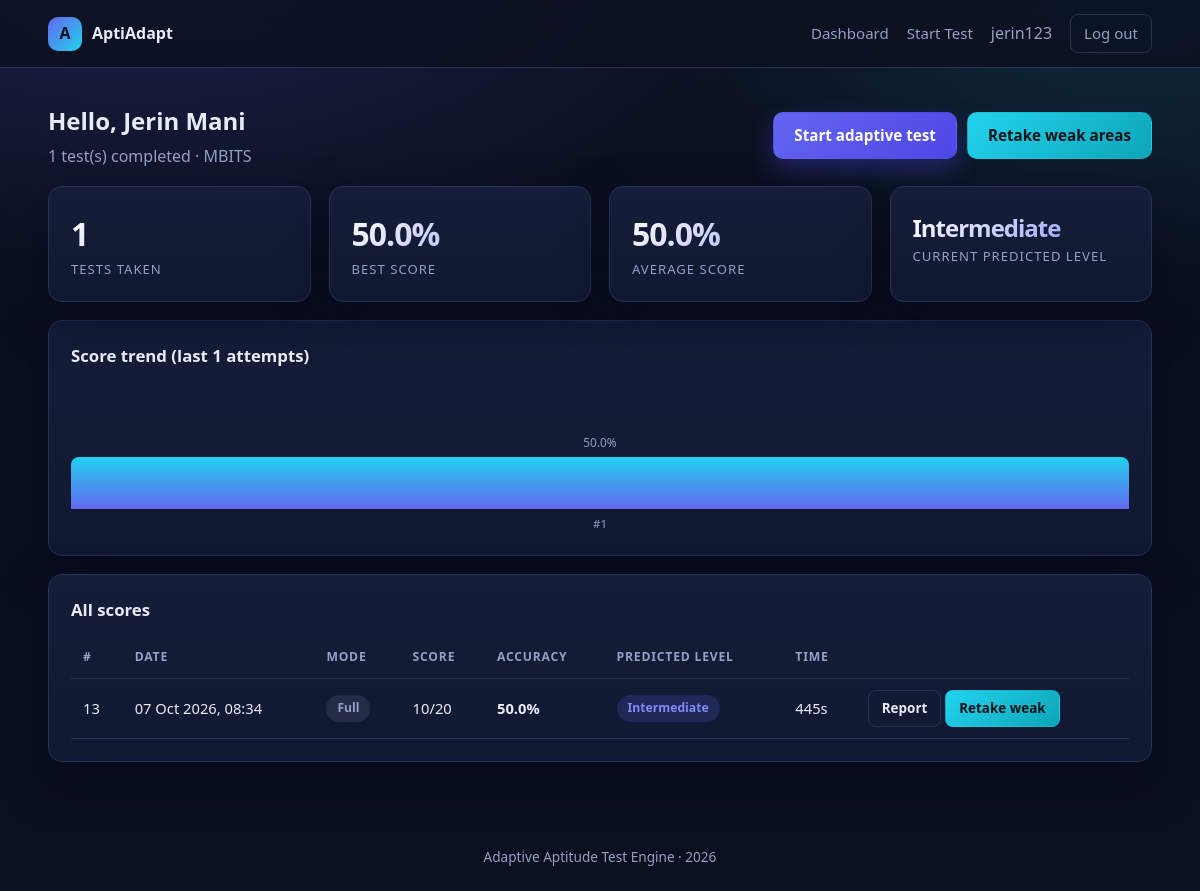
/dashboard (signed in), run on the app's committed database.
### models.py (models this page shows, shortened)
class User(db.Model):
    __tablename__ = "users"
    id = db.Column(db.Integer, primary_key=True)
    username = db.Column(db.String(64), unique=True, nullable=False)
    email = db.Column(db.String(120), unique=True, nullable=False)
    full_name = db.Column(db.String(120))
    college = db.Column(db.String(160))
    password_hash = db.Column(db.String(255), nullable=False)
    is_admin = db.Column(db.Boolean, default=False, nullable=False)
    created_at = db.Column(db.DateTime, default=datetime.utcnow)
    attempts = db.relationship("TestAttempt", backref="user", lazy=True,
                               cascade="all, delete-orphan")
    @property
    def completed_attempts(self):
        return [a for a in self.attempts if a.completed]
    @property
    def best_score(self):
        return max((a.percentage for a in self.completed_attempts), default=0.0)
    @property
    def avg_score(self):
        done = self.completed_attempts
        return round(sum(a.percentage for a in done) / len(done), 2) if done else 0.0

class TestAttempt(db.Model):
    __tablename__ = "test_attempts"
    id = db.Column(db.Integer, primary_key=True)
    user_id = db.Column(db.Integer, db.ForeignKey("users.id"), nullable=False, index=True)
    mode = db.Column(db.String(20), default="full")        # full | retake
    focus_topics = db.Column(db.String(255))               # comma separated, retake mode
    total_questions = db.Column(db.Integer, default=0)
    correct_answers = db.Column(db.Integer, default=0)
    percentage = db.Column(db.Float, default=0.0)
    predicted_level = db.Column(db.String(20))
    level_confidence = db.Column(db.Float)
    time_taken = db.Column(db.Integer, default=0)          # seconds
    completed = db.Column(db.Boolean, default=False)
    started_at = db.Column(db.DateTime, default=india_time)
    finished_at = db.Column(db.DateTime)
    answers = db.relationship("Answer", backref="attempt", lazy=True,
                              cascade="all, delete-orphan", order_by="Answer.sequence")
    def topic_breakdown(self):
        stats = {}
        for a in self.answers:
            s = stats.setdefault(a.topic, {"total": 0, "correct": 0})
            s["total"] += 1
            s["correct"] += 1 if a.is_correct else 0
        for s in stats.values():
            s["accuracy"] = round(s["correct"] * 100 / s["total"], 2) if s["total"] else 0.0
        return stats
    def weak_topics(self, threshold=60.0):
        return [t for t, s in self.topic_breakdown().items() if s["accuracy"] < threshold]

### app.py (the view)
@app.route("/dashboard")
@login_required
def dashboard():
    u = current_user()
    if u.is_admin:
        return redirect(url_for("admin_dashboard"))
    attempts = sorted(u.completed_attempts, key=lambda a: a.finished_at or a.started_at, reverse=True)
    topic_totals = aggregate_topics(attempts)
    weak = sorted([t for t, d in topic_totals.items()
                   if d["accuracy"] < app.config["WEAK_TOPIC_THRESHOLD"]],
                  key=lambda t: topic_totals[t]["accuracy"])
    trend = [{"label": f"#{i + 1}", "value": a.percentage}
             for i, a in enumerate(reversed(attempts))][-10:]
    return render_template("dashboard.html", attempts=attempts, topic_totals=topic_totals,
                           weak=weak, trend=trend, latest=attempts[0] if attempts else None)

### app.py (called while the page is built)
def india_time():
    return datetime.now(ZoneInfo("Asia/Kolkata")).replace(tzinfo=None)

def current_user():
    uid = session.get("user_id")
    return db.session.get(User, uid) if uid else None

def login_required(view):
    @wraps(view)
    def wrapper(*a, **kw):
        if not current_user():
            flash("Please log in to continue.", "warning")
            return redirect(url_for("login"))
        return view(*a, **kw)
    return wrapper

def aggregate_topics(attempts):
    totals = {}
    for a in attempts:
        for t, s in a.topic_breakdown().items():
            d = totals.setdefault(t, {"total": 0, "correct": 0})
            d["total"] += s["total"]
            d["correct"] += s["correct"]
    for d in totals.values():
        d["accuracy"] = round(d["correct"] * 100 / d["total"], 2) if d["total"] else 0.0
    return totals

@app.context_processor
def inject_globals():
    return {"user": current_user(), "year": india_time().year}

### templates/dashboard.html (shortened to what this page needs)
{% extends "base.html" %}
{% block body %}
<section class="page container">
  <div class="row-between mb">
    <div>
      <h1 style="margin:0">Hello, {{ user.full_name or user.username }}</h1>
      <p class="muted" style="margin:4px 0 0">{{ attempts|length }} test(s) completed{% if user.college %} &middot; {{ user.college }}{% endif %}</p>
    </div>
    <div style="display:flex;gap:10px;flex-wrap:wrap">
      <a class="btn btn-primary" href="{{ url_for('test_start') }}">Start adaptive test</a>
      {% if latest and weak %}<a class="btn btn-accent" href="{{ url_for('test_retake', attempt_id=latest.id) }}">Retake weak areas</a>{% endif %}
    </div>
  </div>
  <div class="grid grid-4 mb">
    <div class="card"><div class="stat-value">{{ attempts|length }}</div><div class="stat-label">Tests taken</div></div>
    <div class="card"><div class="stat-value">{{ user.best_score }}%</div><div class="stat-label">Best score</div></div>
    <div class="card"><div class="stat-value">{{ user.avg_score }}%</div><div class="stat-label">Average score</div></div>
    <div class="card"><div class="stat-value" style="font-size:1.5rem">{{ latest.predicted_level if latest else '--' }}</div><div class="stat-label">Current predicted level</div></div>
  </div>
  {% if not attempts %}
    <div class="card empty">
      <p>You haven't taken a test yet. Your first attempt builds your topic profile.</p>
      <a class="btn btn-primary" href="{{ url_for('test_start') }}">Take your first test</a>
    </div>
  {% else %}
    <div class="card">
      <h3 class="card-title">Score trend (last {{ trend|length }} attempts)</h3>
      <div class="trend">
        {% for t in trend %}
          <div class="trend-col">
            <span class="muted" style="font-size:.74rem">{{ t.value }}%</span>
            <div class="trend-bar" style="height: {{ (t.value * 1.05)|round(0, 'floor') }}px"></div>
            <span class="trend-label">{{ t.label }}</span>
          </div>
        {% endfor %}
      </div>
    </div>
  <div class="card mt">
    <h3 class="card-title">All scores</h3>
    <div class="table-wrap">
      <table>
        <thead><tr><th>#</th><th>Date</th><th>Mode</th><th>Score</th><th>Accuracy</th><th>Predicted level</th><th>Time</th><th></th></tr></thead>
        <tbody>
        {% for a in attempts %}
          <tr>
            <td>{{ a.id }}</td>
            <td>{{ (a.finished_at or a.started_at).strftime('%d %b %Y, %H:%M') }}</td>
            <td>{% if a.mode == 'retake' %}<span class="badge badge-medium">Retake</span><div class="muted" style="font-size:.74rem">{{ a.focus_topics }}</div>{% else %}<span class="badge badge-muted">Full</span>{% endif %}</td>
            <td>{{ a.correct_answers }}/{{ a.total_questions }}</td>
            <td><b>{{ a.percentage }}%</b></td>
            <td><span class="badge badge-{{ (a.predicted_level or 'muted')|lower }}">{{ a.predicted_level or '-' }}</span></td>
            <td>{{ a.time_taken }}s</td>
            <td style="white-space:nowrap">
              <a class="btn btn-ghost btn-sm" href="{{ url_for('report', attempt_id=a.id) }}">Report</a>
              {% if a.weak_topics() %}<a class="btn btn-accent btn-sm" href="{{ url_for('test_retake', attempt_id=a.id) }}">Retake weak</a>{% endif %}
            </td>
          </tr>
        {% endfor %}
        </tbody>
      </table>
    </div>
  </div>
  {% endif %}
</section>
{% endblock %}

### templates/base.html (shortened to what this page needs)
<!doctype html>
<html lang="en">
<head>
  <link rel="stylesheet" href="{{ url_for('static', filename='css/style.css') }}">
</head>
<body>
<nav class="nav">
  <div class="container nav-inner">
    <a class="brand" href="{{ url_for('home') }}"><span class="brand-mark">A</span> AptiAdapt</a>
    <div class="nav-links">
      {% if user %}
        {% if user.is_admin %}
          <a href="{{ url_for('admin_dashboard') }}">Admin</a>
          <a href="{{ url_for('admin_questions') }}">Questions</a>
        {% else %}
          <a href="{{ url_for('dashboard') }}">Dashboard</a>
          <a href="{{ url_for('test_start') }}">Start Test</a>
        {% endif %}
        <span class="muted">{{ user.username }}</span>
        <a class="btn btn-ghost btn-sm" href="{{ url_for('logout') }}">Log out</a>
      {% else %}
        <a href="{{ url_for('login') }}">Login</a>
        <a href="{{ url_for('admin_login') }}">Admin</a>
        <a class="btn btn-primary btn-sm" href="{{ url_for('register') }}">Register</a>
      {% endif %}
    </div>
  </div>
</nav>
{% block body %}{% endblock %}
<div class="footer">Adaptive Aptitude Test Engine &middot; {{ year }}</div>
</body>
</html>

### static/css/style.css (style rules this page uses)
:root { --bg: #0b1020; --bg-soft: #111831; --surface: #151d38; --surface-2: #1b2444; --border: #27315a; --text: #e8ecf8; --muted: #94a0c4; --primary: #6366f1; --primary-soft: #818cf8; --accent: #22d3ee; --success: #34d399; --warning: #fbbf24; --danger: #f87171; --radius: 14px; --shadow: 0 18px 44px rgba(3, 7, 25, 0.55); }
* { box-sizing: border-box; }
body { margin: 0; font-family: "Segoe UI", Roboto, "Helvetica Neue", Arial, sans-serif; background: radial-gradient(1100px 600px at 12% -10%, rgba(99,102,241,.22), transparent 60%), radial-gradient(900px 500px at 95% 0%, rgba(34,211,238,.14), transparent 55%), var(--bg); color: var(--text); min-height: 100vh; line-height: 1.55; }
a { color: var(--accent); text-decoration: none; }
.container { width: min(1180px, 92vw); margin: 0 auto; }
.nav { position: sticky; top: 0; z-index: 40; backdrop-filter: blur(12px); background: rgba(11,16,32,.82); border-bottom: 1px solid var(--border); }
.nav-inner { display: flex; align-items: center; gap: 22px; padding: 14px 0; }
.brand { display: flex; align-items: center; gap: 10px; font-weight: 700; color: var(--text); }
.brand-mark { width: 34px; height: 34px; border-radius: 10px; display: grid; place-items: center; background: linear-gradient(135deg, var(--primary), var(--accent)); font-weight: 800; color: #06101f; }
.nav-links { display: flex; gap: 18px; margin-left: auto; align-items: center; flex-wrap: wrap; }
.nav-links a { color: var(--muted); font-size: .94rem; font-weight: 500; }
.btn { display: inline-block; border: 1px solid transparent; cursor: pointer; padding: 11px 20px; border-radius: 10px; font-size: .95rem; font-weight: 600; background: var(--surface-2); color: var(--text); transition: transform .12s ease, box-shadow .12s ease; font-family: inherit; }
.btn-primary { background: linear-gradient(135deg, var(--primary), #4f46e5); color: #fff; box-shadow: 0 10px 24px rgba(79,70,229,.35); }
.btn-accent { background: linear-gradient(135deg, var(--accent), #0ea5b7); color: #04121a; }
.btn-ghost { background: transparent; border-color: var(--border); color: var(--text); }
.btn-sm { padding: 7px 13px; font-size: .84rem; border-radius: 8px; }
.card { background: linear-gradient(180deg, var(--surface), var(--bg-soft)); border: 1px solid var(--border); border-radius: var(--radius); padding: 22px; box-shadow: var(--shadow); }
.card-title { margin: 0 0 14px; font-size: 1.05rem; }
.grid { display: grid; gap: 18px; }
.grid-4 { grid-template-columns: repeat(auto-fit, minmax(190px, 1fr)); }
section.page { padding: 34px 0 60px; }
.stat-value { font-size: 2rem; font-weight: 800; letter-spacing: -1px; background: linear-gradient(135deg, #fff, var(--primary-soft)); -webkit-background-clip: text; background-clip: text; color: transparent; }
.stat-label { color: var(--muted); font-size: .82rem; text-transform: uppercase; letter-spacing: 1px; }
table { width: 100%; border-collapse: collapse; font-size: .92rem; }
th, td { padding: 11px 12px; text-align: left; border-bottom: 1px solid var(--border); vertical-align: middle; }
th { color: var(--muted); font-size: .76rem; text-transform: uppercase; letter-spacing: .8px; }
.table-wrap { overflow-x: auto; }
.badge { padding: 4px 11px; border-radius: 999px; font-size: .76rem; font-weight: 700; display: inline-block; }
.badge-medium, .badge-intermediate { background: rgba(99,102,241,.18); color: var(--primary-soft); }
.badge-muted { background: rgba(148,160,196,.14); color: var(--muted); }
.trend { display: flex; align-items: flex-end; gap: 10px; height: 150px; padding-top: 10px; }
.trend-col { flex: 1; display: flex; flex-direction: column; justify-content: flex-end; align-items: center; gap: 6px; }
.trend-bar { width: 100%; border-radius: 8px 8px 0 0; background: linear-gradient(180deg, var(--accent), var(--primary)); min-height: 4px; }
.trend-label { font-size: .72rem; color: var(--muted); }
.footer { padding: 24px 0; color: var(--muted); font-size: .85rem; text-align: center; }
.muted { color: var(--muted); }
.row-between { display: flex; justify-content: space-between; align-items: center; gap: 14px; flex-wrap: wrap; }
.mt { margin-top: 18px; }
.mb { margin-bottom: 18px; }

### data on the page
User: username "jerin123", full_name "Jerin Mani", college "MBITS"
TestAttempt: value "50.0", label "#1", id "13", finished_at "07 Oct 2026, 08:34", mode "Full", correct_answers "10", total_questions "20", percentage "50.0", predicted_level "Intermediate", time_taken "445"

### other printed values
{{ attempts|length }} "1"
{{ trend|length }} "1"
{{ year }} "2026"
